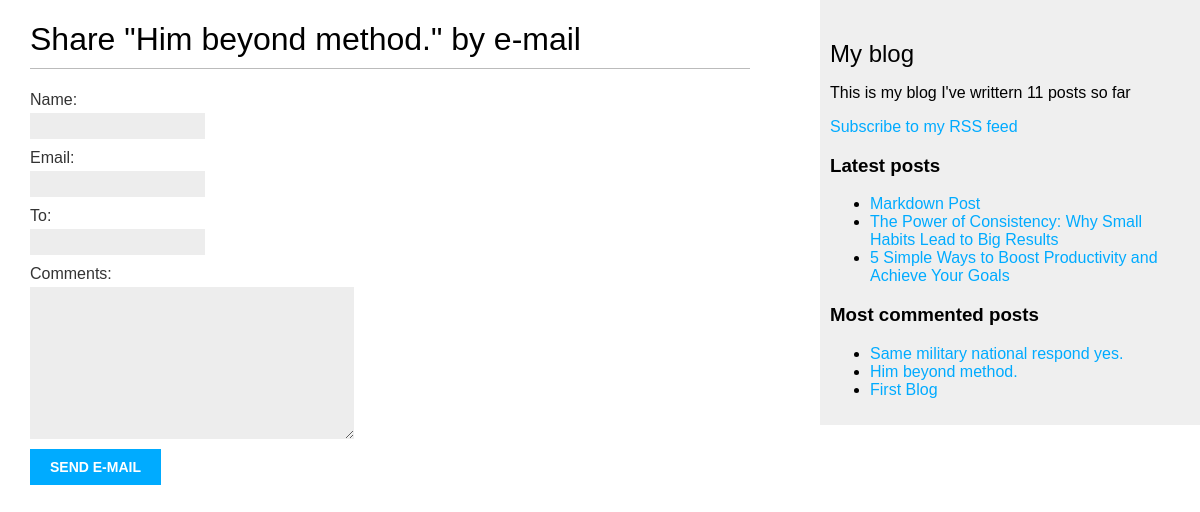
Page /blog/6/share/ on the committed database.
### blog/models.py (models this page shows, shortened)
class Post(models.Model):
  class Status(models.TextChoices):
    DRAFT = 'DF', 'Draft'
    PUBLISHED = 'PB', 'Published'
  title = models.CharField(max_length=250)
  slug = models.SlugField(
    max_length=250,
    unique_for_date='publish'
    )
  author = models.ForeignKey(
    settings.AUTH_USER_MODEL,
    on_delete=models.CASCADE,
    related_name='blog_post'
  )
  body = models.TextField()
  publish = models.DateTimeField(default=timezone.now)
  created = models.DateTimeField(auto_now_add=True)
  updated = models.DateTimeField(auto_now=True)
  status = models.CharField(
    max_length=2,
    choices=Status,
    default=Status.DRAFT
  )
  objects = models.Manager()
  published = PublishedManger()
  tags = TaggableManager()
  class Meta:
    ordering = ['-publish']
    indexes = [
      models.Index(fields=['-publish'])
    ]
  def get_absolute_url(self):
    return reverse(
      'blog:post_detail',
      args=[
        self.publish.year,
        self.publish.month,
        self.publish.day,
        self.slug
        ])

### blog/views.py (the view)
# urls.py: path('<int:post_id>/share/', views.post_share, name='post_share'),
def post_share(request, post_id):
  post = get_object_or_404(
    Post,
    id=post_id,
    status=Post.Status.PUBLISHED
  )
  sent = False
  if request.method == 'POST':
    form = EmailPostForm(request.POST)
    if form.is_valid():
      cd = form.cleaned_data
      post_url = request.build_absolute_uri(
        post.get_absolute_url()
      )
      subject = (
        f"{cd['name']} ({cd['email']})"
        f"recommends you read {post.title}"
      )
      message = (
        f"Read {post.title} at {post_url}\n\n"
        f"{cd['name']}\'s comments: {cd['comments']}"
      )
      send_mail(
        subject=subject,
        message=message,
        from_email=None,
        recipient_list=[cd['to']]
      )
      sent = True
  else:
    form = EmailPostForm()
  return render(
    request, 'blog/post/share.html', {
      'post': post,
      'form': form,
      'sent': sent
    }
  )

### blog/forms.py
class EmailPostForm(forms.Form):
  name = forms.CharField(max_length=25)
  email = forms.EmailField()
  to = forms.EmailField()
  comments = forms.CharField(
    required=False,
    widget=forms.Textarea
  )

### blog/models.py (called while the page is built)
  def get_queryset(self):
    return (
      super().get_queryset().filter(status=Post.Status.PUBLISHED)
    )

### blog/templatetags/blog_tags.py (called while the page is built)
@register.simple_tag
def total_posts():
  return Post.published.count()

@register.inclusion_tag('blog/post/latest_posts.html')
def show_latest_posts(count=5):
  latest_posts = Post.published.order_by('-publish')[:count]
  return {'latest_posts': latest_posts}

@register.simple_tag
def get_most_commented_posts(count=3):
  return Post.published.annotate(total_comments=Count('comments')
  ).order_by('-total_comments')[:count]

### blog/templates/blog/post/share.html (shortened to what this page needs)
{% extends "blog/base.html" %}
{% block content %}
  {% if sent %}
    <h1>Email successfully sent</h1>
    <p>
      "{{ post.title }}" was succesfuly sent to {{ form.cleaned_data.to }}.
    </p>
  {% else %}
    <h1>Share "{{ post.title }}" by e-mail</h1>
    <form method="post">
      {{ form.as_p }}
      <input type="submit" value="Send e-mail" id="">
    </form>
  {% endif %}
{% endblock %}

### blog/templates/blog/base.html (shortened to what this page needs)
{% load blog_tags %}
{% load static %}
<!DOCTYPE html>
<html lang="en">
<head>
  <link rel="stylesheet" href="{% static "css/blog.css" %}">
</head>
<body>
  <div id="content">
    {% block content %}
    {% endblock %}
  </div>
  <div id="sidebar">
    <h2>My blog</h2>
    <p>This is my blog
      I've writtern {% total_posts %} posts so far
    </p>
    <p>
      <a href="{% url "blog:post_feed" %}">
        Subscribe to my RSS feed
      </a>
    </p>
    <h3>Latest posts</h3>
    {% show_latest_posts 3 %}
    <h3>Most commented posts</h3>
    {% get_most_commented_posts as most_commented_posts %}
    <ul>
      {% for post in most_commented_posts %}
        <li>
          <a href="{{ post.get_absolute_url }}">
            {{ post.title }}
          </a>
        </li>
      {% endfor %}
    </ul>
  </div>
</body>
</html>

### blog/templates/blog/post/latest_posts.html
<ul>
    {% for post in latest_posts %}
      <li>
        <a href="{{ post.get_absolute_url }}">{{ post.title }}</a>
      </li>
    {% endfor %}
</ul>

### blog/static/css/blog.css (style rules this page uses)
body { margin:0; padding:0; font-family:helvetica, sans-serif; }
a { color:#00abff; text-decoration:none; }
h1 { font-weight:normal; border-bottom:1px solid #bbb; padding:0 0 10px 0; }
h2 { font-weight:normal; margin:30px 0 0; }
#content { float:left; width:60%; padding:0 0 0 30px; }
#sidebar { float:right; width:30%; padding:10px; background:#efefef; height:100%; }
label { float:left; clear:both; color:#333; margin-bottom:4px; }
input, textarea { clear:both; float:left; margin:0 0 10px; background:#ededed; border:0; padding:6px 10px; font-size:12px; }
input[type=submit] { font-weight:bold; background:#00abff; color:#fff; padding:10px 20px; font-size:14px; text-transform:uppercase; }

### rows in the picture
Post: title "Him beyond method."
Post: title "Markdown Post"
Post: title "The Power of Consistency: Why Small Habits Lead to Big Results"
Post: title "5 Simple Ways to Boost Productivity and Achieve Your Goals"
Post: title "Same military national respond yes."
Post: title "First Blog"
